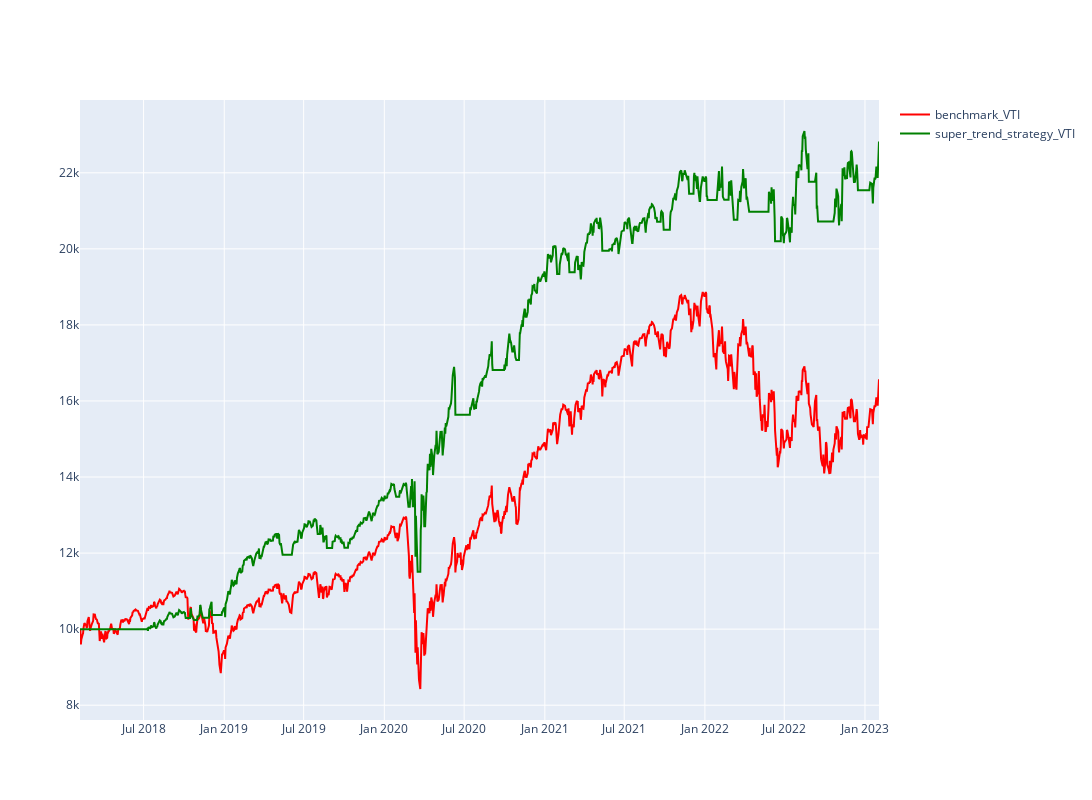

Notebook code for this chart:
### Code cell
portfolio_over_time, percent_differences = super_trend_runner.simulate_portfolio_on_strategy(super_trend_df)

super_trend_df['portfolio_values'] = portfolio_over_time
super_trend_df['percentage_change'] = percent_differences

benchmark_comparison_df, benchmark_df = super_trend_runner.benchmark_strategy(super_trend_df)
super_trend_runner.visualize_benchmark_against_strategy(super_trend_df, benchmark_df)

### Figure 1 — Plotly figure (JSON) as saved in the notebook; plotly's stock layout.template omitted (floating-point values rounded to 4 significant figures; data arrays with more than 128 entries replaced by an {"elided": "..."} marker saying what was removed)
{"data": [{"line": {"color": "red"}, "name": "benchmark_VTI", "type": "scatter", "x": {"elided": "1257 str values"}, "y": {"elided": "1257 float values"}}, {"line": {"color": "green"}, "name": "super_trend_strategy_VTI", "type": "scatter", "x": {"elided": "1257 str values"}, "y": {"elided": "1257 float values"}}], "layout": {"autosize": false, "height": 800, "width": 1200, "xaxis": {"autorange": true, "range": ["2018-02-06", "2023-02-02"], "type": "date"}, "yaxis": {"autorange": true, "range": [7611.0, 23910.0], "type": "linear"}}}
